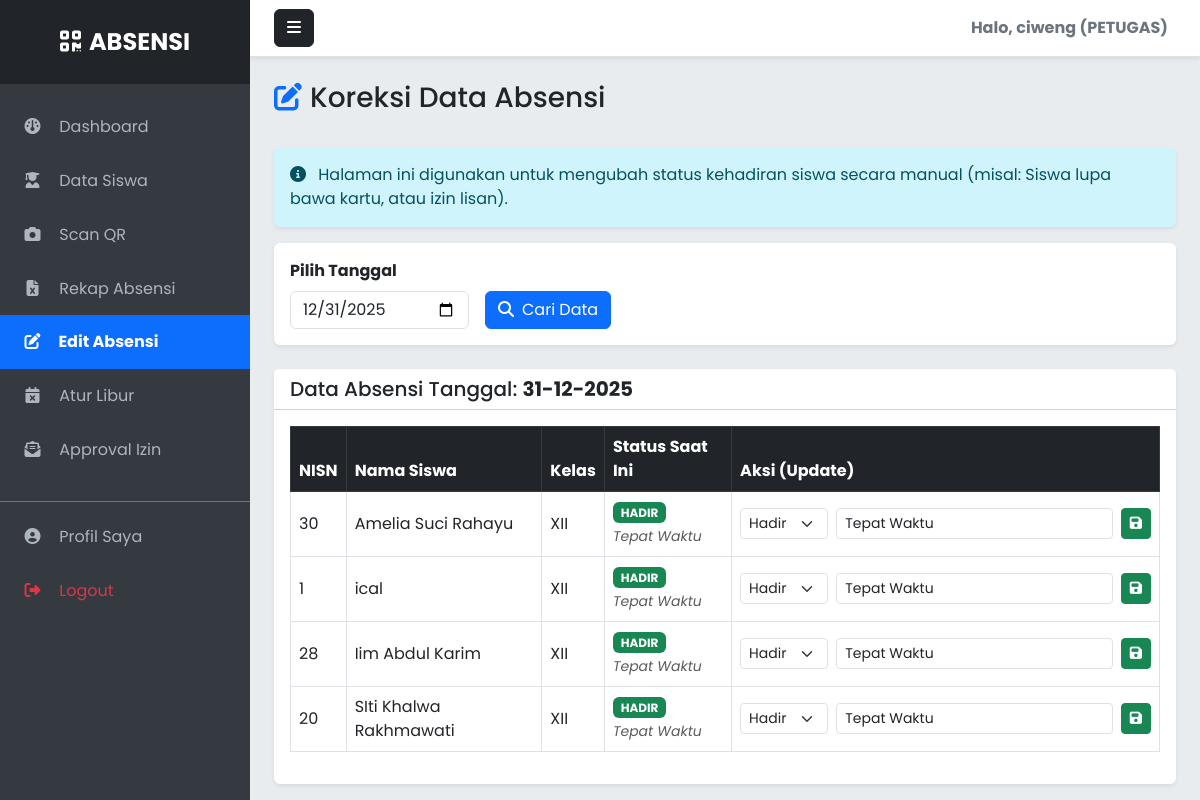
The page /data_absensi.php (signed in) on the database its author committed.
### tables this page shows
CREATE TABLE `absensi` (
  `id` int NOT NULL,
  `siswa_id` int DEFAULT NULL,
  `tanggal` date DEFAULT NULL,
  `jam_masuk` time DEFAULT NULL,
  `jam_keluar` time DEFAULT NULL,
  `status_masuk` enum('hadir','terlambat','alpa','izin') DEFAULT 'alpa',
  `keterangan` text
);

CREATE TABLE `siswa` (
  `id` int NOT NULL,
  `nisn` varchar(20) NOT NULL,
  `nama` varchar(100) NOT NULL,
  `jenis_kelamin` enum('L','P') NOT NULL,
  `kelas` varchar(20) NOT NULL,
  `jurusan` varchar(50) NOT NULL,
  `no_hp_ortu` varchar(20) NOT NULL,
  `qr_code` varchar(255) NOT NULL,
  `created_at` timestamp NULL DEFAULT CURRENT_TIMESTAMP
);

### data_absensi.php (the view, shortened to what this page needs)
<?php
include 'config/db.php';
$role = $_SESSION['role'];
$tgl_filter = isset($_GET['tanggal']) ? $_GET['tanggal'] : date('Y-m-d');
?>
<!DOCTYPE html>
<html lang="id">
<head>
    <link href="https://cdn.jsdelivr.net/npm/bootstrap@5.3.0/dist/css/bootstrap.min.css" rel="stylesheet">
    <link rel="stylesheet" href="https://cdnjs.cloudflare.com/ajax/libs/font-awesome/6.4.0/css/all.min.css">
    <link rel="stylesheet" href="assets/style.css">
</head>
<body>
<div class="d-flex" id="wrapper">
    <div id="sidebar-wrapper">
        <div class="sidebar-heading"><i class="fa-solid fa-qrcode me-2"></i>ABSENSI</div>
        <div class="list-group list-group-flush mt-3">
            <a href="dashboard.php" class="list-group-item list-group-item-action">
                <i class="fa-solid fa-gauge"></i> Dashboard
            </a>
            <?php if ($role == 'admin' || $role == 'petugas'): ?>
                <a href="siswa.php" class="list-group-item list-group-item-action">
                    <i class="fa-solid fa-user-graduate"></i> Data Siswa
                </a>
                <a href="scan.php" class="list-group-item list-group-item-action">
                    <i class="fa-solid fa-camera"></i> Scan QR
                </a>
                <a href="rekap.php" class="list-group-item list-group-item-action">
                    <i class="fa-solid fa-file-excel"></i> Rekap Absensi
                </a>
                <a href="data_absensi.php" class="list-group-item list-group-item-action active">
                    <i class="fa-solid fa-pen-to-square"></i> Edit Absensi
                </a>
                <a href="libur.php" class="list-group-item list-group-item-action">
                    <i class="fa-solid fa-calendar-xmark"></i> Atur Libur
                </a>
                <a href="izin.php" class="list-group-item list-group-item-action">
                    <i class="fa-solid fa-envelope-open-text"></i> Approval Izin
                </a>
            <?php endif; ?>
            <div class="mt-4 border-top border-secondary pt-2">
                <a href="profil.php" class="list-group-item list-group-item-action">
                    <i class="fa-solid fa-user-circle"></i> Profil Saya
                </a>
                <a href="logout.php" class="list-group-item list-group-item-action text-danger">
                    <i class="fa-solid fa-right-from-bracket"></i> Logout
                </a>
            </div>
        </div>
    </div>
    <div id="page-content-wrapper">
        <nav class="navbar navbar-expand-lg navbar-light bg-white border-bottom shadow-sm px-4">
            <button class="btn btn-dark" id="menu-toggle"><i class="fa-solid fa-bars"></i></button>
            <div class="collapse navbar-collapse">
                <ul class="navbar-nav ms-auto mt-2 mt-lg-0">
                    <li class="nav-item">
                        <span class="nav-link fw-bold text-secondary">
                            Halo, <?= $_SESSION['nama'] ?> (<?= strtoupper($role) ?>)
                        </span>
                    </li>
                </ul>
            </div>
        </nav>
        <div class="container-fluid px-4 mt-4">
            <div class="d-flex justify-content-between align-items-center mb-4">
                <h3><i class="fa-solid fa-pen-to-square text-primary me-2"></i>Koreksi Data Absensi</h3>
            </div>
            <div class="alert alert-info border-0 shadow-sm">
                <i class="fa-solid fa-info-circle me-2"></i>
                Halaman ini digunakan untuk mengubah status kehadiran siswa secara manual (misal: Siswa lupa bawa kartu, atau izin lisan).
            </div>
            <div class="card shadow-sm border-0 mb-4">
                <div class="card-body">
                    <form method="GET" class="row g-3 align-items-end">
                        <div class="col-auto">
                            <label class="form-label fw-bold">Pilih Tanggal</label>
                            <input type="date" name="tanggal" class="form-control" value="<?= $tgl_filter ?>">
                        </div>
                        <div class="col-auto">
                            <button type="submit" class="btn btn-primary"><i class="fa-solid fa-search me-2"></i>Cari Data</button>
                        </div>
                    </form>
                </div>
            </div>
            <div class="card shadow-sm border-0">
                <div class="card-header bg-white">
                    <h5 class="mb-0">Data Absensi Tanggal: <b><?= date('d-m-Y', strtotime($tgl_filter)) ?></b></h5>
                </div>
                <div class="card-body">
                    <div class="table-responsive">
                        <table class="table table-bordered table-hover align-middle">
                            <thead class="table-dark">
                                <tr>
                                    <th>NISN</th>
                                    <th>Nama Siswa</th>
                                    <th>Kelas</th>
                                    <th>Status Saat Ini</th>
                                    <th>Aksi (Update)</th>
                                </tr>
                            </thead>
                            <tbody>
                                <?php
                                $sql = "SELECT s.id as sid, s.nisn, s.nama, s.kelas, a.status_masuk, a.keterangan
                                        FROM siswa s
                                        LEFT JOIN absensi a ON s.id = a.siswa_id AND a.tanggal = '$tgl_filter'
                                        ORDER BY s.kelas ASC, s.nama ASC";
                                $q = mysqli_query($conn, $sql);
                                if(mysqli_num_rows($q) > 0) {
                                    while($row = mysqli_fetch_assoc($q)) {
                                        $status = $row['status_masuk'] ? $row['status_masuk'] : 'alpa';
                                        $badge_color = 'danger';
                                        if($status == 'hadir') $badge_color = 'success';
                                        elseif($status == 'izin') $badge_color = 'info';
                                        elseif($status == 'sakit') $badge_color = 'primary';
                                        elseif($status == 'terlambat') $badge_color = 'warning';
                                ?>
                                <tr>
                                    <td><?= $row['nisn'] ?></td>
                                    <td><?= $row['nama'] ?></td>
                                    <td><?= $row['kelas'] ?></td>
                                    <td>
                                        <span class="badge bg-<?= $badge_color ?>">
                                            <?= strtoupper($status) ?>
                                        </span>
                                        <?php if(!empty($row['keterangan'])): ?>
                                            <br><small class="text-muted fst-italic"><?= $row['keterangan'] ?></small>
                                        <?php endif; ?>
                                    </td>
                                    <td>
                                        <form method="POST" class="d-flex gap-2">
                                            <select name="status" class="form-select form-select-sm" style="width: 110px;">
                                                <option value="hadir" <?= $status=='hadir'?'selected':'' ?>>Hadir</option>
                                            </select>
                                            <input type="text" name="keterangan" class="form-control form-control-sm" placeholder="Keterangan..." value="<?= $row['keterangan'] ?>">
                                            <button type="submit" name="update_absen" class="btn btn-sm btn-success" title="Simpan Perubahan">
                                                <i class="fa-solid fa-floppy-disk"></i>
                                            </button>
                                        </form>
                                    </td>
                                </tr>
                                <?php
                                    }
                                } else {
                                    echo "<tr><td colspan='5' class='text-center'>Belum ada data siswa.</td></tr>";
                                }
                                ?>
                            </tbody>
                        </table>
                    </div>
                </div>
            </div>
        </div>
    </div>
</div>
</body>
</html>

### assets/style.css (style rules this page uses)
body { font-family: 'Poppins', sans-serif; background-color: #f4f6f9; overflow-x: hidden; }
body { background-color: #e9ecef; display: flex; align-items: center; justify-content: center; min-height: 100vh; }
#wrapper { display: flex; width: 100%; min-height: 100vh; }
#sidebar-wrapper { min-height: 100vh; width: 250px; flex-shrink: 0; background-color: #343a40; color: #fff; transition: all 0.3s; }
.sidebar-heading { padding: 1.5rem 1.25rem; font-size: 1.5rem; font-weight: bold; background: #212529; text-align: center; }
.list-group-item { border: none; padding: 15px 20px; font-size: 16px; background-color: #343a40; color: #adb5bd; }
.list-group-item.active { background-color: #0d6efd; color: #fff; font-weight: bold; }
.list-group-item i { width: 25px; text-align: center; margin-right: 10px; }
#page-content-wrapper { width: 100%; }

### rows shown on the page
absensi: siswa.nisn "30", siswa.nama "Amelia Suci Rahayu", siswa.kelas "XII", status_masuk "HADIR", keterangan "Tepat Waktu", status "Hadir"
absensi: siswa.nisn "1", siswa.nama "ical", siswa.kelas "XII", status_masuk "HADIR", keterangan "Tepat Waktu", status "Hadir"
absensi: siswa.nisn "28", siswa.nama "Iim Abdul Karim", siswa.kelas "XII", status_masuk "HADIR", keterangan "Tepat Waktu", status "Hadir"
absensi: siswa.nisn "20", siswa.nama "SIti Khalwa Rakhmawati", siswa.kelas "XII", status_masuk "HADIR", keterangan "Tepat Waktu", status "Hadir"

### other values the page prints
$_SESSION['nama'] "ciweng"
$role "PETUGAS"
date('d-m-Y', strtotime($tgl_filter)) "31-12-2025"
